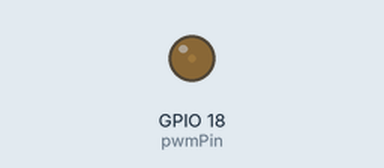
The program below on a simulated Raspberry Pi (BCM pin numbers). Shown: output pins drawn as LEDs (lit = HIGH).

Above: at 0.05 s.
At 0.65 s:
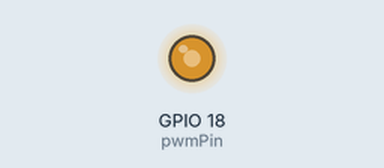
At 1.25 s:
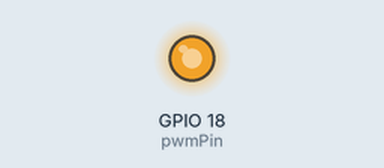
At 2.5 s:
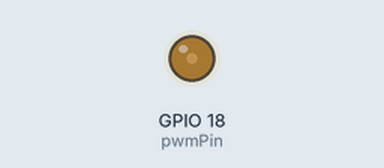
Timing chart, 0 to 6.8 s (numbered marks = the images above):
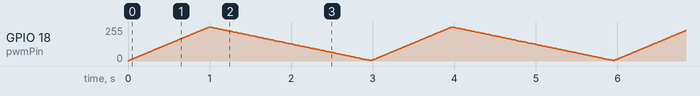

The program:

pwm-led.py
```python
# adjust the brighteness of led

# Import the GPIO and time libraries
import RPi.GPIO as GPIO
import time

# Set the GPIO mode to BCM and disable warnings
GPIO.setmode(GPIO.BCM)
GPIO.setwarnings(False)

# Define pins
pwmPin = 18
GPIO.setup(pwmPin,GPIO.OUT)
pwm = GPIO.PWM(pwmPin,100)

# Make sure LED is off
pwm.start(0)

# Begin Loop
try:
    while True:
        # brighteness value
        count = 1

        # begin while loop to brighten LED
        while count < 100:
            # set duty cycle
            pwm.ChangeDutyCycle(count)

            # delay 1/100 of a second
            time.sleep(0.01)

            # increment count
            count = count + 1

        # begin while loop to dim LED
        while count > 1:
            pwm.ChangeDutyCycle(count)
            time.sleep(0.01)

            # set duty cycle
            pwm.ChangeDutyCycle(count)

            # delay 1/100 of a second
            time.sleep(0.01)

            # decrement count
            count = count - 1

except KeyboardInterrupt:
    # here you put any code you want to run before the program
    # exits when you press CTRL+C
    print("\nThe program has been stopped")

finally:
    GPIO.cleanup() # this ensures a clean exit
```
